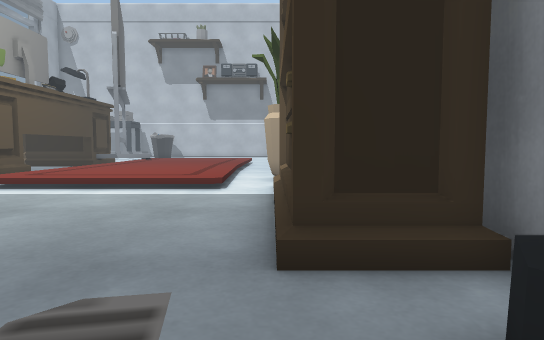
[1] (above)

22 first-person views from a walk through a scene from a Unity 3-D project. The camera is 1.2 m above the floor, tilts 4° down and sees 75° across. The floor is counted in squares, 1 m on a side. Each view is taken from the middle of a square. On the plan, view 1 faces up. The plan holds only what a view shows up to about 14 squares ahead; the rest is blank. The place goes on beyond the plan. The player is left out. Some animated figures are left out. Some surface patterns are stand-ins.

[2]
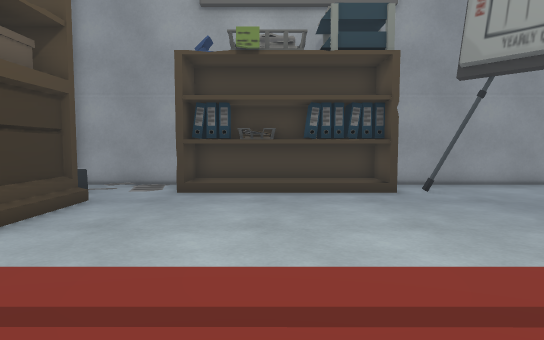

[3]
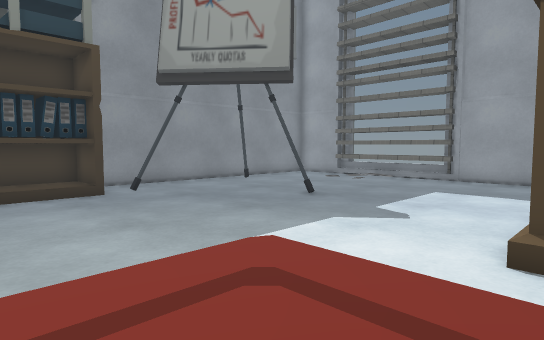

[4]
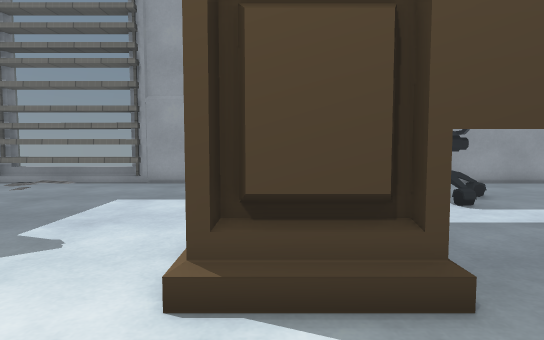

[5]
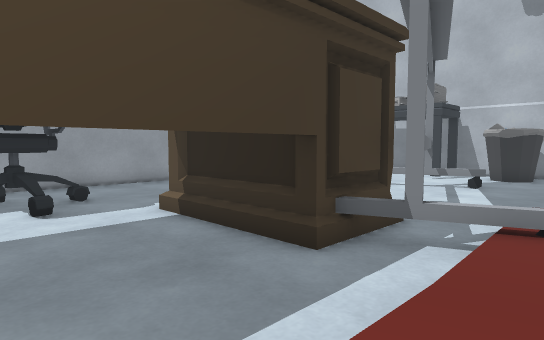

[6]
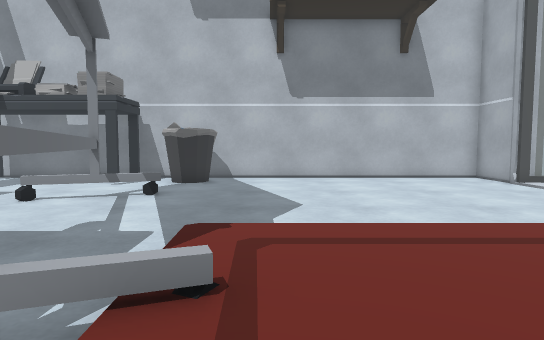

[7]
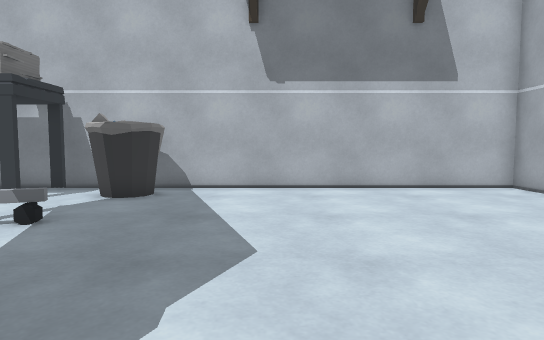

[8]
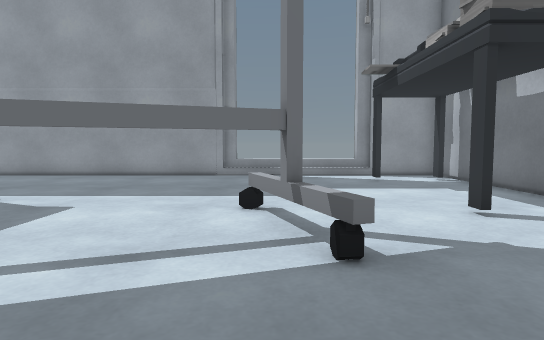

[9]
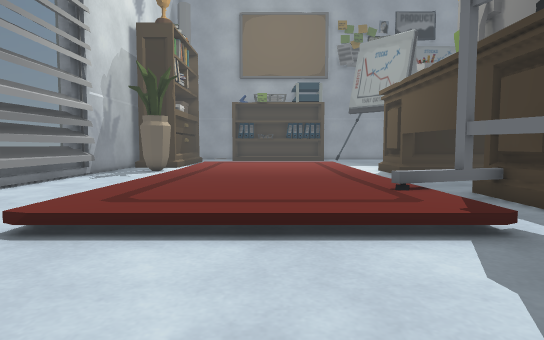

[10]
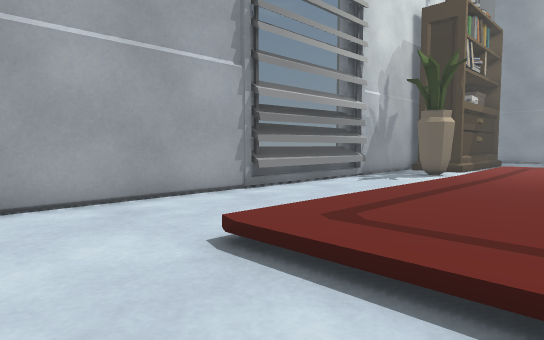

[11]
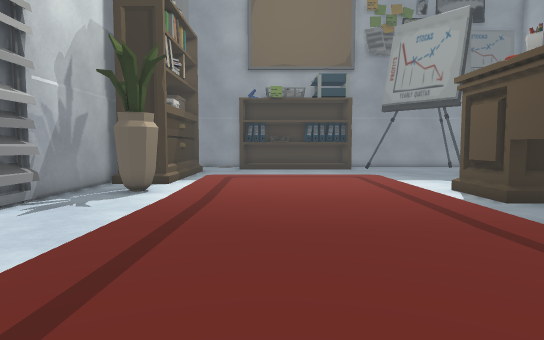

[12]
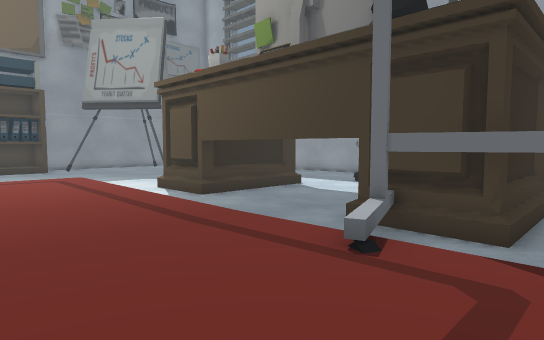

[13]
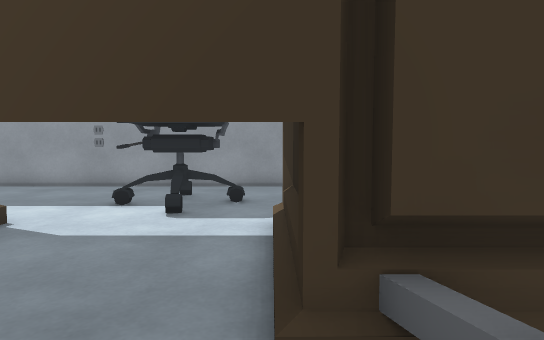

[14]
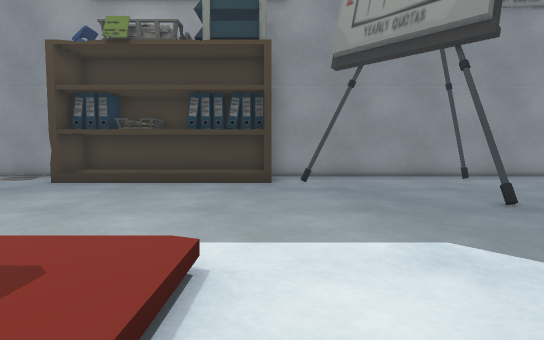

[15]
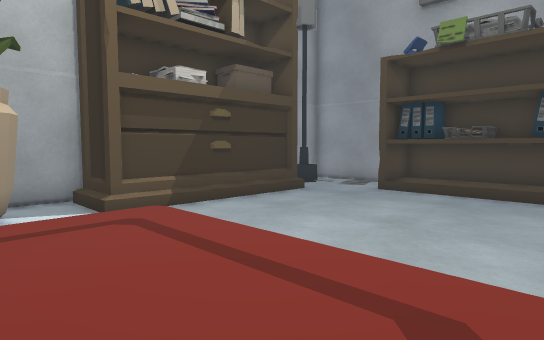

[16]
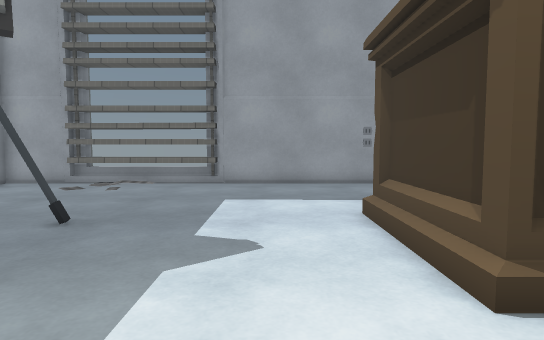

[17]
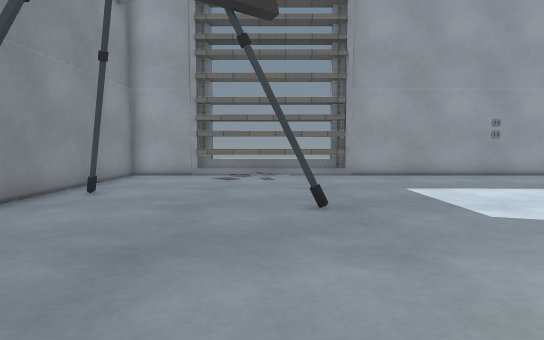

[18]
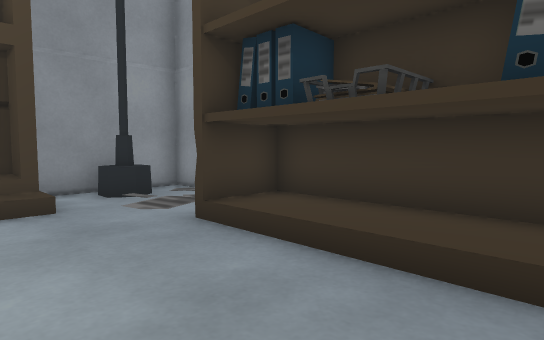

[19]
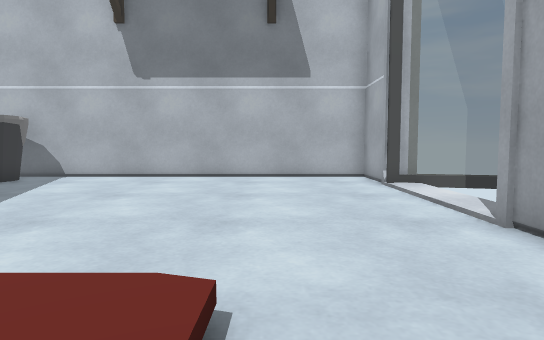

[20]
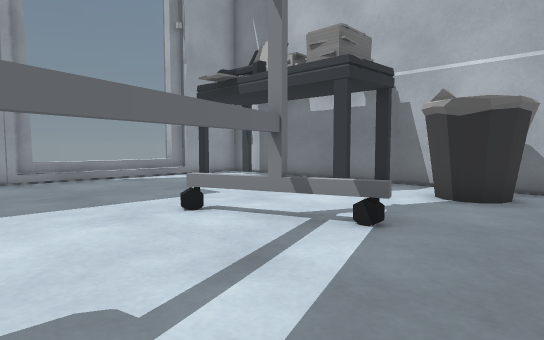

[21]
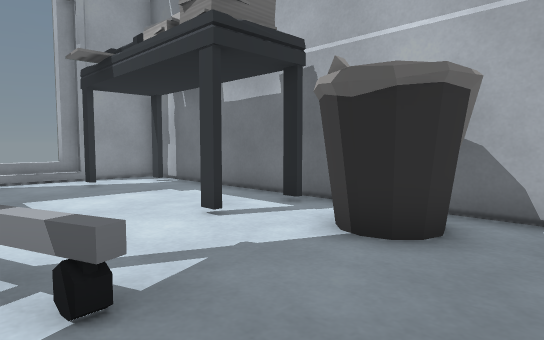

[22]
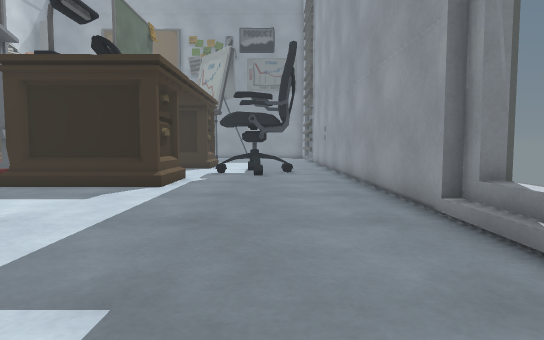

### Floor plan
Key: @ floor where view 1 was taken; # wall or solid block; . main floor; : floor 0.25 m higher than the main floor; / step, stairs or slope; = window, fence, low wall or low ledge; ^ raised ledge; T thing the floor can be seen under or through; O other object.
Columns run from 22 left of view 1 to 5 right of it. Each row starts with its distance up from view 1.
 36  #########################
 35  #.O.....O.OO............#
 34  #.........OO............#
 33 ##.O.....O.OO............##
 32 =/......................./==
 31 =/........................
 30 =/.........=..............
 29 =/......==T...............
 28 =/........T...............
 27 ##.........T.............#
 26  #.........T.............#
 25  #.........T.............#
 24  #..........T.:::::::....#
 23  #..........T.:::::::....#
 22  #.....#####TT/::::::....#
 21  #......#  #TT/::::::....#
 20  #......TTTTT./::::::...=#
 19  #...O......T./::::::...=#
 18  #..OOO.....T./::::::...=#
 17  #..OO......T./::::::...=#
 16  #...O......T./::::::...=#
 15  #..........T./::::::...##
 14  #.....#####T.:::::::....#
 13  #....  ####T.:::::::....#
 12  #......####..:::::::.OO.#
 11  #............:::::::....#
 10  #............:::::::.O###
  9  #....................O
  8  #....................O
  7  #....................O
  6  #....................O
  5  #:...................O
  4  #/...................O###
  3  ^.......................#
  2  #..........#OOOOOOOO:.=##
  1  #.....#....=#OOOOOO#/.=##
  0  #...........#OOOOOO#.@/.#
 -1  #############      ######

Where each view was taken, in squares from view 1:
view 1: 0 up, 0 right, facing up
view 2: 13 up, 5 left, facing down
view 3: 13 up, 5 left, facing down-left
view 4: 13 up, 7 left, facing left
view 5: 16 up, 7 left, facing up-left
view 6: 19 up, 7 left, facing up
view 7: 23 up, 6 left, facing up
view 8: 29 up, 7 left, facing left
view 9: 29 up, 5 left, facing down
view 10: 27 up, 5 left, facing down-right
view 11: 24 up, 4 left, facing down
view 12: 24 up, 4 left, facing down-left
view 13: 20 up, 8 left, facing left
view 14: 13 up, 9 left, facing down
view 15: 13 up, 8 left, facing down-right
view 16: 10 up, 7 left, facing left
view 17: 5 up, 7 left, facing left
view 18: 5 up, 7 left, facing down-right
view 19: 22 up, 1 left, facing up
view 20: 25 up, 8 left, facing up-left
view 21: 29 up, 8 left, facing up-left
view 22: 33 up, 18 left, facing down
